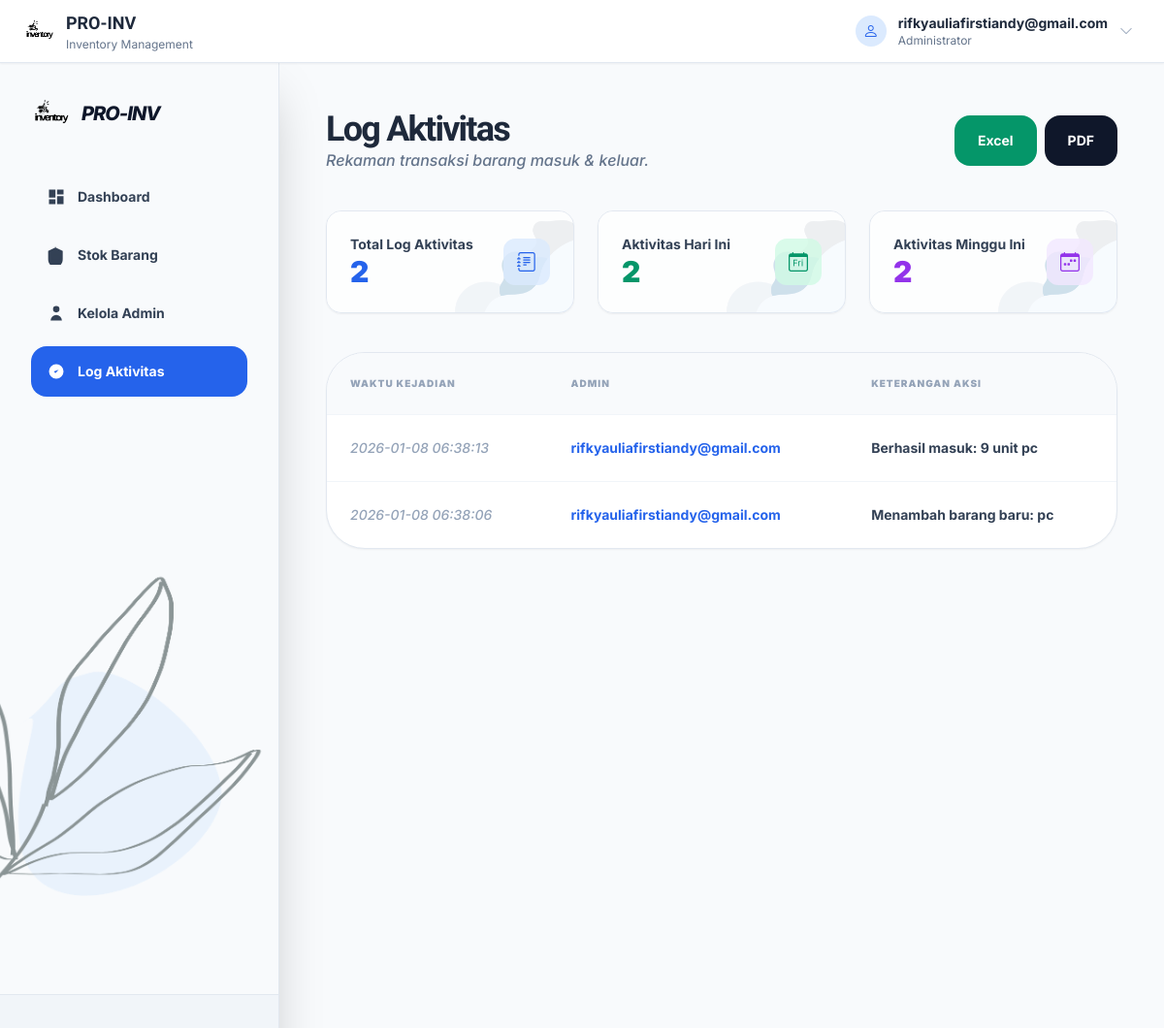
Page /index.php?page=riwayat (signed in) on the committed database.
### tables this page shows
CREATE TABLE `riwayat_aksi` (
  `id` int(11) NOT NULL,
  `aksi` varchar(255) DEFAULT NULL,
  `user_email` varchar(100) DEFAULT NULL,
  `tanggal` timestamp NOT NULL DEFAULT current_timestamp()
);

### app/models/InventoryModel.php (called while the page is built, shortened)
<?php
class InventoryModel {
    public function getAllLogs() {
        global $conn;
        return mysqli_query($conn, "SELECT * FROM riwayat_aksi ORDER BY tanggal DESC LIMIT 100");
    }
}
?>

### app/views/pages/riwayat.php (the view)
<?php
require_once 'app/models/InventoryModel.php';
$model = new InventoryModel();
$logs = $model->getAllLogs();
$total_logs = mysqli_num_rows($logs);
$logs_today = 0;
$logs_this_week = 0;
mysqli_data_seek($logs, 0);
while($l = mysqli_fetch_assoc($logs)) {
    $log_date = date('Y-m-d', strtotime($l['tanggal']));
    $today = date('Y-m-d');
    $week_start = date('Y-m-d', strtotime('monday this week'));
    if ($log_date == $today) {
        $logs_today++;
    }
    if ($log_date >= $week_start) {
        $logs_this_week++;
    }
}
mysqli_data_seek($logs, 0);
?>
<div class="max-w-6xl mx-auto">
    <div class="flex flex-col md:flex-row justify-between items-start md:items-center gap-6 mb-10">
        <div>
            <h2 class="text-4xl font-black text-slate-800 tracking-tighter">Log Aktivitas</h2>
            <p class="text-slate-500 font-medium italic">Rekaman transaksi barang masuk & keluar.</p>
        </div>
        <div class="flex gap-2 w-full md:w-auto">
            <button onclick="exportTableToExcel('tabelRiwayat', 'Laporan_Aktivitas')" class="flex-1 md:flex-none bg-emerald-600 text-white px-6 py-4 rounded-2xl font-bold text-sm flex items-center justify-center gap-2">Excel</button>
            <button onclick="window.print()" class="flex-1 md:flex-none bg-slate-900 text-white px-6 py-4 rounded-2xl font-bold text-sm flex items-center justify-center gap-2">PDF</button>
        </div>
    </div>
    <div class="grid grid-cols-1 md:grid-cols-3 gap-6 mb-10">
        <div class="relative p-6 rounded-2xl border border-slate-200 shadow-sm overflow-hidden" style="background-image: url('./assets/foto/background_card.png'); background-size: cover; background-position: center;">
            <div class="absolute inset-0 bg-white/80"></div>
            <div class="relative flex items-center justify-between">
                <div>
                    <p class="text-slate-700 text-sm font-bold">Total Log Aktivitas</p>
                    <p class="text-3xl font-black text-blue-600"><?= $total_logs ?></p>
                </div>
                <div class="w-12 h-12 bg-blue-100/80 rounded-xl flex items-center justify-center">
                    <i class="bi bi-journal-text text-xl text-blue-600"></i>
                </div>
            </div>
        </div>
        <div class="relative p-6 rounded-2xl border border-slate-200 shadow-sm overflow-hidden" style="background-image: url('./assets/foto/background_card.png'); background-size: cover; background-position: center;">
            <div class="absolute inset-0 bg-white/80"></div>
            <div class="relative flex items-center justify-between">
                <div>
                    <p class="text-slate-700 text-sm font-bold">Aktivitas Hari Ini</p>
                    <p class="text-3xl font-black text-emerald-600"><?= $logs_today ?></p>
                </div>
                <div class="w-12 h-12 bg-emerald-100/80 rounded-xl flex items-center justify-center">
                    <i class="bi bi-calendar-day text-xl text-emerald-600"></i>
                </div>
            </div>
        </div>
        <div class="relative p-6 rounded-2xl border border-slate-200 shadow-sm overflow-hidden" style="background-image: url('./assets/foto/background_card.png'); background-size: cover; background-position: center;">
            <div class="absolute inset-0 bg-white/80"></div>
            <div class="relative flex items-center justify-between">
                <div>
                    <p class="text-slate-700 text-sm font-bold">Aktivitas Minggu Ini</p>
                    <p class="text-3xl font-black text-purple-600"><?= $logs_this_week ?></p>
                </div>
                <div class="w-12 h-12 bg-purple-100/80 rounded-xl flex items-center justify-center">
                    <i class="bi bi-calendar-week text-xl text-purple-600"></i>
                </div>
            </div>
        </div>
    </div>
    <div class="bg-white rounded-[2.5rem] border border-slate-200 shadow-sm overflow-hidden">
        <div class="overflow-x-auto">
            <table id="tabelRiwayat" class="w-full text-left min-w-[800px]">
                <thead class="bg-slate-50 border-b border-slate-100">
                    <tr>
                        <th class="p-6 text-[10px] font-black text-slate-400 uppercase tracking-widest whitespace-nowrap">Waktu Kejadian</th>
                        <th class="p-6 text-[10px] font-black text-slate-400 uppercase tracking-widest whitespace-nowrap">Admin</th>
                        <th class="p-6 text-[10px] font-black text-slate-400 uppercase tracking-widest whitespace-nowrap">Keterangan Aksi</th>
                    </tr>
                </thead>
                <tbody class="divide-y divide-slate-100 text-sm font-medium">
                    <?php while($l = mysqli_fetch_assoc($logs)): ?>
                    <tr class="hover:bg-slate-50/50 transition">
                        <td class="p-6 text-slate-400 italic whitespace-nowrap"><?= $l['tanggal'] ?></td>
                        <td class="p-6 font-bold text-blue-600 whitespace-nowrap"><?= $l['user_email'] ?></td>
                        <td class="p-6 text-slate-700 font-bold"><?= $l['aksi'] ?></td>
                    </tr>
                    <?php endwhile; ?>
                </tbody>
            </table>
        </div>
    </div>
</div>

### assets/css/style.css (style rules this page uses)
body { font-family: 'Inter', sans-serif; overflow-x: hidden; }
h1, h2, h3, h4, h5, h6, .heading { font-family: 'Sora', sans-serif; }
* { transition: all 0.2s ease-in-out; }

### rows in the picture
riwayat_aksi: tanggal "2026-01-08 06:38:13", user_email "rifkyauliafirstiandy@gmail.com", aksi "Berhasil masuk: 9 unit pc"
riwayat_aksi: tanggal "2026-01-08 06:38:06", user_email "rifkyauliafirstiandy@gmail.com", aksi "Menambah barang baru: pc"

### other values in the picture
$user_aktif "rifkyauliafirstiandy@gmail.com"
$total_logs "2"
$logs_today "2"
$logs_this_week "2"
